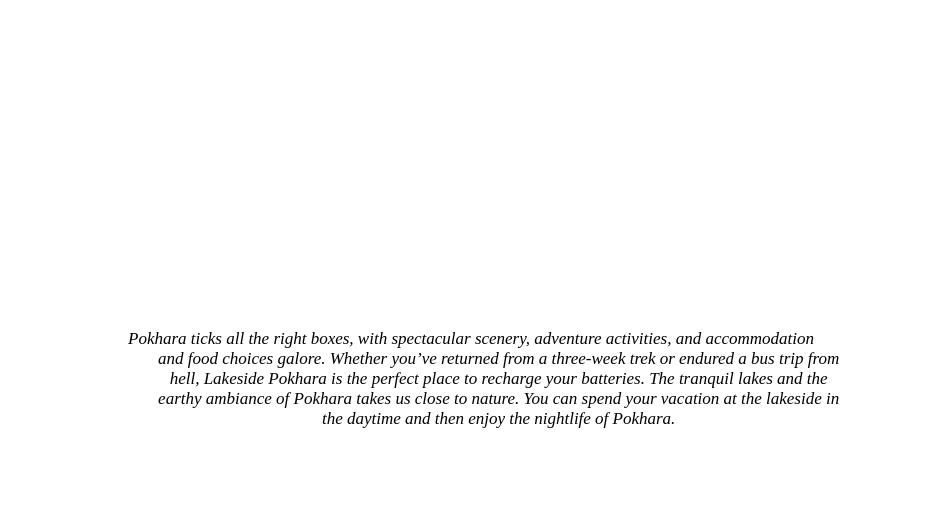
<?xml version="1.0" encoding="UTF-8"?>
<ui version="4.0">
 <class>Pokhara</class>
 <widget class="QDialog" name="Pokhara">
  <property name="geometry">
   <rect>
    <x>0</x>
    <y>0</y>
    <width>938</width>
    <height>522</height>
   </rect>
  </property>
  <property name="windowTitle">
   <string>Dialog</string>
  </property>
  <property name="styleSheet">
   <string notr="true">color:black;
background:white;</string>
  </property>
    <layout class="QGridLayout" name="gridLayout">
    <item row="1" column="2">
      <widget class="QLabel" name="label">
     <property name="font">
      <font>
       <family>Times New Roman</family>
       <pointsize>13</pointsize>
       <italic>true</italic>
      </font>
     </property>
     <property name="styleSheet">
      <string notr="true">background:none;</string>
     </property>
     <property name="text">
      <string> Pokhara ticks all the right boxes, with spectacular scenery, adventure activities, and accommodation
              and food choices galore. Whether you’ve returned from a three-week trek or endured a bus trip from 
              hell, Lakeside Pokhara is the perfect place to recharge your batteries. The tranquil lakes and the
              earthy ambiance of Pokhara takes us close to nature. You can spend your vacation at the lakeside in
              the daytime and then enjoy the nightlife of Pokhara.
      </string>
     </property>
     <property name="alignment">
      <set>Qt::AlignCenter</set>
     </property>
    </widget>
   </item>
   <item row="0" column="2">
    <layout class="QHBoxLayout" name="horizontalLayout">
     <item>
      <widget class="QLabel" name="label_4">
       <property name="styleSheet">
        <string notr="true">border-image:url(:/image preview/images/p1.jpg)</string>
       </property>
       <property name="text">
        <string/>
       </property>
      </widget>
     </item>
     <item>
      <widget class="QLabel" name="label_3">
       <property name="styleSheet">
        <string notr="true">border-image: url(:/image preview/images/p2.jpg);</string>
       </property>
       <property name="text">
        <string/>
       </property>
      </widget>
     </item>
     <item>
      <widget class="QLabel" name="label_2">
       <property name="styleSheet">
        <string notr="true">border-image: url(:/image preview/images/p3.jpg);</string>
       </property>
       <property name="text">
        <string/>
       </property>
      </widget>
     </item>
    </layout>
   </item>
  </layout>
 </widget>
 <resources/>
 <connections/>
</ui>
